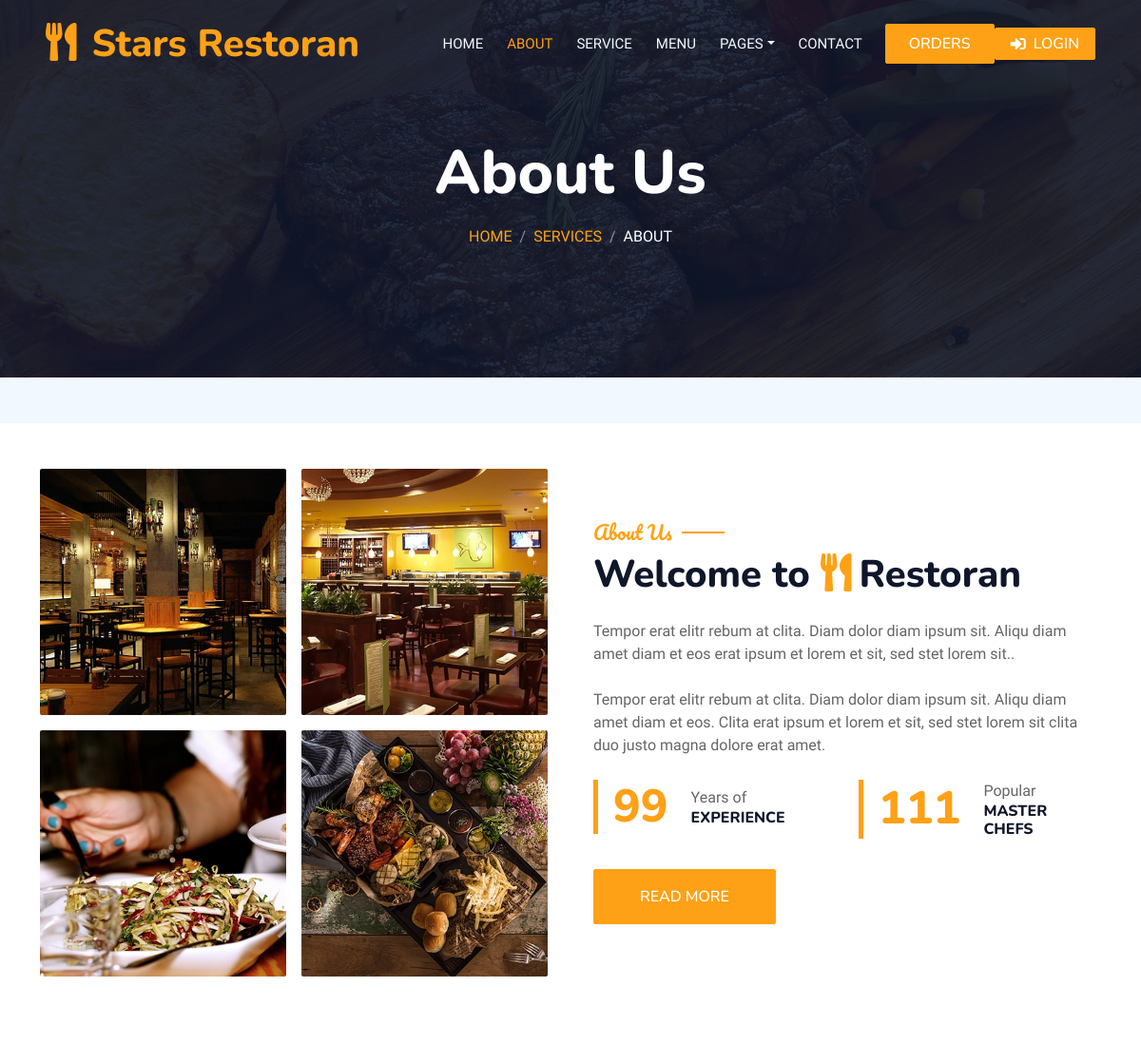
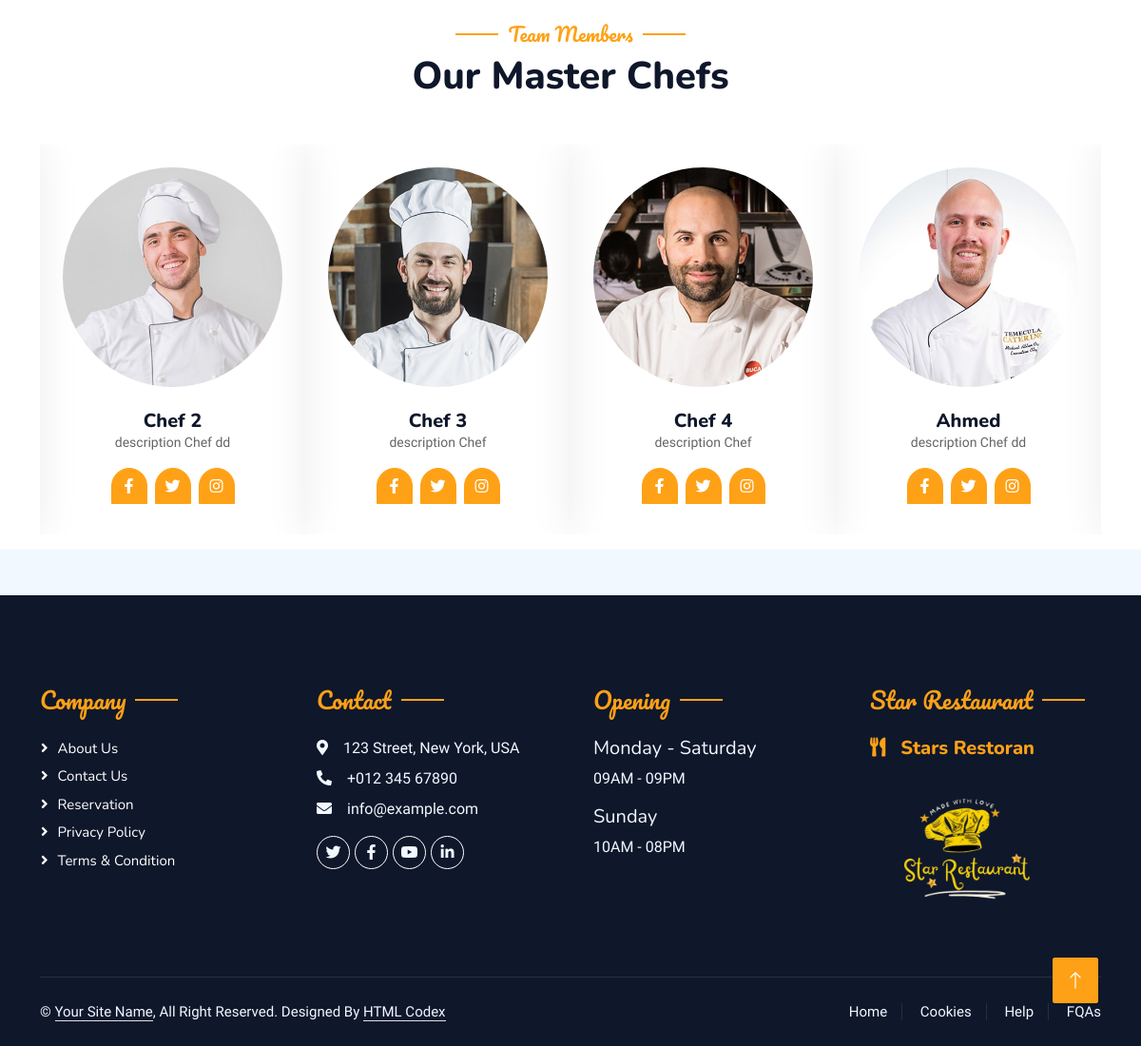
The app's page /stars/restaurant/about/ with its own data (2 pictures, top to bottom).
### restaurant_app/models.py (models this page shows, shortened)
class AboutUsImage(models.Model):
    about_us = models.ForeignKey(AboutUs, on_delete=models.CASCADE, related_name="images")
    image = models.ImageField(upload_to="about_us_images/")

class AboutUs(models.Model):
    paragraph_one = models.CharField(max_length=2500)
    paragraph_two = models.CharField(max_length=2500)
    experience_years = models.PositiveIntegerField(default=15)
    master_chefs = models.PositiveIntegerField(default=50)

class Chefs(models.Model):
    name = models.CharField(max_length=255,blank=False,default='Chef')
    description = models.CharField(max_length=4000,blank=False,default='description Chef')
    image = models.ImageField(upload_to='chef/',default='defa/chef.jpg')
    facebook = models.URLField(max_length=500, blank=True, default='', help_text="URL to the chef's Facebook profile")
    instagram = models.URLField(max_length=500, blank=True, default='', help_text="URL to the chef's Instagram profile")
    twitter = models.URLField(max_length=500, blank=True, default='', help_text="URL to the chef's Twitter profile")

class Rest_detail(models.Model):
    name = models.CharField(max_length=255,blank=False,default='restaurant')
    address = models.CharField(max_length=255,blank=False,default='address')
    phone_number = models.CharField(max_length=20,blank=False,default='phone_number')
    email = models.EmailField(max_length=255,blank=False,default='email')
    image = models.ImageField(upload_to='restaurant/',default='defa/defa.png')
    description1 = models.CharField(max_length=255,default='Enjoy OurDelicious Meal')
    description2 = models.CharField(max_length=1500,default='Tempor erat elitr rebum at clita. Diam dolor diam ipsum sit. Aliqu diam amet diam et eos. Clita erat ipsum et lorem et sit, sed stet lorem sit clita duo justo magna dolore erat amet')

### restaurant_app/views.py (the view)
# urls.py: path('about/',views.about,name='about'),
def about(request):
    about_us = AboutUs.objects.first()
    about_us_images = AboutUsImage.objects.filter(about_us=about_us) if about_us else None
    chefs_list = Chefs.objects.all()
    rest_detail = get_object_or_404(Rest_detail,pk =1)
    breadcrumb_section_url = reverse('restaurant_app:services')
    context = {
        'about_us': about_us,
        'about_us_images': about_us_images,
        'page_title': 'About Us',
        'breadcrumb_section': 'Services',
        'breadcrumb_section_url': breadcrumb_section_url,
        'breadcrumb_active': 'About',
        'about':'active',
        'chefs':chefs_list,
        'rest_detail': rest_detail,
        }
    return render(request,'restaurant/about.html',context)

### restaurant_app/templates/restaurant/about.html (shortened to what this page needs)
{% extends 'restaurant/base_other.html' %}
{% load static %}
{% block content %}
<!DOCTYPE html>
<html lang="en">
<head>
    <link rel="stylesheet" href="https://cdnjs.cloudflare.com/ajax/libs/OwlCarousel2/2.3.4/assets/owl.carousel.min.css">
    <link rel="stylesheet" href="https://cdnjs.cloudflare.com/ajax/libs/OwlCarousel2/2.3.4/assets/owl.theme.default.min.css">
    <link rel="stylesheet" href="https://cdnjs.cloudflare.com/ajax/libs/animate.css/4.1.1/animate.min.css">
</head>
<body>
    <div class="container-xxl bg-white p-0">
        <div class="container-xxl py-5">
            <div class="container">
                <div class="row g-5 align-items-center">
                    <div class="col-lg-6">
                        <div class="row g-3">
                            {% for image in about_us_images %}
                                <div class="col-6 text-start">
                                    <img class="img-fluid rounded w-100 wow zoomIn" data-wow-delay="0.1s" src="{{ image.image.url }}">
                                </div>
                            {% endfor %}
                        </div>
                    </div>
                    <div class="col-lg-6">
                        <h5 class="section-title ff-secondary text-start text-primary fw-normal">About Us</h5>
                        <h1 class="mb-4">Welcome to <i class="fa fa-utensils text-primary me-2"></i>Restoran</h1>
                        <p class="mb-4">{{about_us.paragraph_one}}.</p>
                        <p class="mb-4">{{about_us.paragraph_two}}.</p>
                        <div class="row g-4 mb-4">
                            <div class="col-sm-6">
                                <div class="d-flex align-items-center border-start border-5 border-primary px-3">
                                    <h1 class="flex-shrink-0 display-5 text-primary mb-0" data-toggle="counter-up">{{about_us.experience_years}}</h1>
                                    <div class="ps-4">
                                        <p class="mb-0">Years of</p>
                                        <h6 class="text-uppercase mb-0">Experience</h6>
                                    </div>
                                </div>
                            </div>
                            <div class="col-sm-6">
                                <div class="d-flex align-items-center border-start border-5 border-primary px-3">
                                    <h1 class="flex-shrink-0 display-5 text-primary mb-0" data-toggle="counter-up">{{about_us.master_chefs}}</h1>
                                    <div class="ps-4">
                                        <p class="mb-0">Popular</p>
                                        <h6 class="text-uppercase mb-0">Master Chefs</h6>
                                    </div>
                                </div>
                            </div>
                        </div>
                        <a class="btn btn-primary py-3 px-5 mt-2" href="{% url 'restaurant_app:about' %}">Read More</a>
                    </div>
                </div>
            </div>
        </div>
        <div class="container-xxl pt-5 pb-3">
            <div class="container">
                <div class="text-center wow fadeInUp" data-wow-delay="0.1s">
                    <h5 class="section-title ff-secondary text-center text-primary fw-normal">Team Members</h5>
                    <h1 class="mb-5">Our Master Chefs</h1>
                </div>
                <div class="owl-carousel chef-carousel wow fadeInUp" data-wow-delay="0.1s">
                    {% for chef in chefs %}
                        <div class="team-item text-center rounded overflow-hidden" style="height: 410px;">
                            <div class="rounded-circle overflow-hidden m-4">
                                <img class="img-fluid" src="{{ chef.image.url }}" alt="{{ chef.name }}">
                            </div>
                            <h5 class="mb-0">{{ chef.name }}</h5>
                            <small>{{ chef.description }}</small>
                            <div class="d-flex justify-content-center mt-3">
                                <a class="btn btn-square btn-primary mx-1" href="{{ chef.facebook }}"><i class="fab fa-facebook-f"></i></a>
                                <a class="btn btn-square btn-primary mx-1" href=""><i class="fab fa-twitter"></i></a>
                                <a class="btn btn-square btn-primary mx-1" href=""><i class="fab fa-instagram"></i></a>
                            </div>
                        </div>
                    {% endfor %}
                </div>
            </div>
        </div>
        <a href="#" class="btn btn-lg btn-primary btn-lg-square back-to-top"><i class="bi bi-arrow-up"></i></a>
    </div>
</body>
</html>
{% endblock content %}

### restaurant_app/templates/restaurant/footer.html (shortened to what this page needs)
<div class="container-fluid bg-dark text-light footer pt-5 mt-5 wow fadeIn" data-wow-delay="0.1s">
    <div class="container py-5">
        <div class="row g-5">
            <div class="col-lg-3 col-md-6">
                <h4 class="section-title ff-secondary text-start text-primary fw-normal mb-4">Company</h4>
                <a class="btn btn-link" href="{% url 'restaurant_app:about'%}">About Us</a>
                <a class="btn btn-link" href="{% url 'restaurant_app:contact'%}">Contact Us</a>
                <a class="btn btn-link" href="">Reservation</a>
                <a class="btn btn-link" href="">Privacy Policy</a>
                <a class="btn btn-link" href="">Terms & Condition</a>
            </div>
            <div class="col-lg-3 col-md-6">
                <h4 class="section-title ff-secondary text-start text-primary fw-normal mb-4">Contact</h4>
                <p class="mb-2"><i class="fa fa-map-marker-alt me-3"></i>123 Street, New York, USA</p>
                <p class="mb-2"><i class="fa fa-phone-alt me-3"></i>+012 345 67890</p>
                <p class="mb-2"><i class="fa fa-envelope me-3"></i>info@example.com</p>
                <div class="d-flex pt-2">
                    <a class="btn btn-outline-light btn-social" href=""><i class="fab fa-twitter"></i></a>
                    <a class="btn btn-outline-light btn-social" href=""><i class="fab fa-facebook-f"></i></a>
                    <a class="btn btn-outline-light btn-social" href=""><i class="fab fa-youtube"></i></a>
                    <a class="btn btn-outline-light btn-social" href=""><i class="fab fa-linkedin-in"></i></a>
                </div>
            </div>
            <div class="col-lg-3 col-md-6">
                <h4 class="section-title ff-secondary text-start text-primary fw-normal mb-4">Opening</h4>
                <h5 class="text-light fw-normal">Monday - Saturday</h5>
                <p>09AM - 09PM</p>
                <h5 class="text-light fw-normal">Sunday</h5>
                <p>10AM - 08PM</p>
            </div>
            <div class="col-lg-3 col-md-6">
                <h4 class="section-title ff-secondary text-start text-primary fw-normal mb-4">Star Restaurant</h4>
                <h5 class="text-primary m-0"><i class="fa fa-utensils me-3"></i>Stars Restoran</h5>
                <img src="{{ rest_detail.image.url }}" alt="Logo" style="width: 200px; height: 180px; object-fit: cover; margin-right: 10px;">
            </div>
        </div>
    </div>
    <div class="container">
        <div class="copyright">
            <div class="row">
                <div class="col-md-6 text-center text-md-start mb-3 mb-md-0">
                    &copy; <a class="border-bottom" href="#">Your Site Name</a>, All Right Reserved.
                    Designed By <a class="border-bottom" href="https://htmlcodex.com">HTML Codex</a>
                </div>
                <div class="col-md-6 text-center text-md-end">
                    <div class="footer-menu">
                        <a href="{% url 'restaurant_app:home'%}">Home</a>
                        <a href="">Cookies</a>
                        <a href="">Help</a>
                        <a href="">FQAs</a>
                    </div>
                </div>
            </div>
        </div>
    </div>
</div>

### restaurant_app/static/css/style.css (style rules this page uses)
:root { --primary: #FEA116; --light: #F1F8FF; --dark: #0F172B; }
.ff-secondary { font-family: 'Pacifico', cursive; }
.back-to-top { position: fixed; display: none; right: 45px; bottom: 45px; z-index: 99; }
.btn { font-family: 'Nunito', sans-serif; font-weight: 500; text-transform: uppercase; transition: .5s; }
.btn.btn-primary, .btn.btn-secondary { color: #FFFFFF; }
.btn-square { width: 38px; height: 38px; }
.btn-lg-square { width: 48px; height: 48px; }
.btn-square, .btn-sm-square, .btn-lg-square { padding: 0; display: flex; align-items: center; justify-content: center; font-weight: normal; border-radius: 2px; }
.section-title { position: relative; display: inline-block; }
.section-title::before { position: absolute; content: ""; width: 45px; height: 2px; top: 50%; left: -55px; margin-top: -1px; background: var(--primary); }
.section-title::after { position: absolute; content: ""; width: 45px; height: 2px; top: 50%; right: -55px; margin-top: -1px; background: var(--primary); }
.section-title.text-start::before, .section-title.text-end::after { display: none; }
.team-item { box-shadow: 0 0 45px rgba(0, 0, 0, .08); height: calc(100% - 38px); transition: .5s; }
.team-item img { transition: .5s; }
.team-item .btn { border-radius: 38px 38px 0 0; }
.footer .btn.btn-social { margin-right: 5px; width: 35px; height: 35px; display: flex; align-items: center; justify-content: center; color: var(--light); border: 1px solid #FFFFFF; border-radius: 35px; transition: .3s; }
.footer .btn.btn-link { display: block; margin-bottom: 5px; padding: 0; text-align: left; color: #FFFFFF; font-size: 15px; font-weight: normal; text-transform: capitalize; transition: .3s; }
.footer .btn.btn-link::before { position: relative; content: "\f105"; font-family: "Font Awesome 5 Free"; font-weight: 900; margin-right: 10px; }
.footer .copyright { padding: 25px 0; font-size: 15px; border-top: 1px solid rgba(256, 256, 256, .1); }
.footer .copyright a { color: var(--light); }
.footer .footer-menu a { margin-right: 15px; padding-right: 15px; border-right: 1px solid rgba(255, 255, 255, .1); }
.footer .footer-menu a:last-child { margin-right: 0; padding-right: 0; border-right: none; }

### records on screen
AboutUsImage: image (picture)
AboutUsImage: image (picture)
AboutUsImage: image (picture)
AboutUsImage: image (picture)
AboutUs: paragraph_one "Tempor erat elitr rebum at clita. Diam dolor diam ipsum sit. Aliqu diam amet diam et eos erat ipsum et lorem et sit, sed stet lorem sit.", paragraph_two "Tempor erat elitr rebum at clita. Diam dolor diam ipsum sit. Aliqu diam amet diam et eos. Clita erat ipsum et lorem et sit, sed stet lorem sit clita duo justo magna dolore erat amet", experience_years "99", master_chefs "111"
Chefs: image (picture), name "Ahmed", description "description Chef dd"
Chefs: image (picture), name "Chef 2", description "description Chef dd"
Chefs: image (picture), name "Chef 3", description "description Chef"
Chefs: image (picture), name "Chef 4", description "description Chef"
Rest_detail: image (picture)

### other values on screen
{{ page_title }} "About Us"
{{ breadcrumb_section }} "SERVICES"
{{ breadcrumb_active }} "ABOUT"
